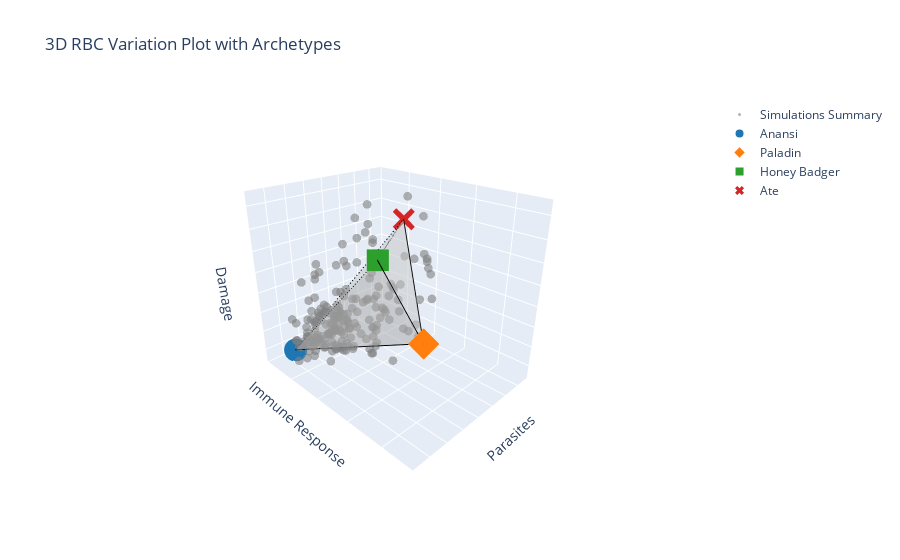

Notebook code for this chart:
### Code cell
# Base scatter of all immune data
fig = go.Figure()
markers_plotly = ['circle','diamond','square','x']
fig.add_trace(go.Scatter3d(
    x=df_rbc['I.zscore'],
    y=df_rbc['M.zscore'],
    z=df_rbc['D.zscore'],
    mode='markers',
    marker=dict(size=3, color='grey', opacity=0.6),
    name='Simulations Summary'
))
names = ['Anansi','Paladin','Honey Badger','Ate']
# Add archetype points
for arc, c, m, s,n in zip([arc1_r, arc2_r, arc3_r, arc4_r], colors_hex_m, markers_plotly, sizes,names):
    fig.add_trace(go.Scatter3d(
        x=[arc[2]],
        y=[arc[0]],
        z=[arc[1]],
        mode='markers',
        marker=dict( color=c, symbol=m),
        name=f"{n}"
    ))

# Create mesh triangles (Plotly uses i, j, k for triangle faces)
vertices = np.array([
    [arc1_r[2], arc1_r[0], arc1_r[1]],
    [arc2_r[2], arc2_r[0], arc2_r[1]],
    [arc3_r[2], arc3_r[0], arc3_r[1]],
    [arc4_r[2], arc4_r[0], arc4_r[1]]
])
x, y, z = vertices[:, 0], vertices[:, 1], vertices[:, 2]

# Indices for triangle faces
faces = [
    [0, 1, 2],
    [0, 1, 3],
    [1, 2, 3],
    [0, 0, 3]
]

i, j, k = zip(*faces)

fig.add_trace(go.Mesh3d(
    x=x, y=y, z=z,
    i=i, j=j, k=k,
    color='lightgrey',
    opacity=0.3,
    name='Archetype Volume',
    flatshading=True,
    showscale=False
))

# Add connecting lines (manually, as in matplotlib `plot`)
def add_line(p1, p2, dashed=False):
    fig.add_trace(go.Scatter3d(
        x=[p1[2], p2[2]],
        y=[p1[0], p2[0]],
        z=[p1[1], p2[1]],
        mode='lines',
        line=dict(color='black', width=2, dash='dash' if dashed else 'solid'),
        showlegend=False
    ))

add_line(arc1_r, arc2_r)
add_line(arc2_r, arc3_r)
add_line(arc1_r, arc3_r, dashed=True)
add_line(arc1_r, arc4_r, dashed=True)
add_line(arc3_r, arc4_r, dashed=True)
add_line(arc2_r, arc4_r)

# Set axis limits
z_values = np.concatenate([df_rbc['D.zscore'], [arc[1] for arc in [arc1_r, arc2_r, arc3_r, arc4_r]]])
fig.update_layout(
    scene=dict(
        xaxis=dict(title='Immune Response', showticklabels=False, showbackground=True),
        yaxis=dict(title='Parasites', showticklabels=False, showbackground=True),
        zaxis=dict(title='Damage', showticklabels=False, showbackground=True),
        camera=dict(eye=dict(x=1.5, y=-1.5, z=1), up=dict(x=0, y=0, z=1))
    ),
    #margin=dict(l=0, r=0, b=0, t=30),
    title='3D RBC Variation Plot with Archetypes'
)

fig.write_html('rbc_3D_plot.html')
fig.show()

### Figure 1 — Plotly figure (JSON) as saved in the notebook; plotly's stock layout.template omitted (floating-point values rounded to 4 significant figures; data arrays with more than 128 entries replaced by an {"elided": "..."} marker saying what was removed)
{"data": [{"marker": {"color": "grey", "opacity": 0.6, "size": 3}, "mode": "markers", "name": "Simulations Summary", "type": "scatter3d", "x": {"elided": "195 float values"}, "y": {"elided": "195 float values"}, "z": {"elided": "195 float values"}}, {"marker": {"color": "#1e76b3", "symbol": "circle"}, "mode": "markers", "name": "Anansi", "type": "scatter3d", "x": [-1.652], "y": [-0.3839], "z": [-1.598]}, {"marker": {"color": "#ff7e0d", "symbol": "diamond"}, "mode": "markers", "name": "Paladin", "type": "scatter3d", "x": [2.642], "y": [-0.6114], "z": [0.5659]}, {"marker": {"color": "#2c9f2c", "symbol": "square"}, "mode": "markers", "name": "Honey Badger", "type": "scatter3d", "x": [1.661], "y": [-0.6803], "z": [1.754]}, {"marker": {"color": "#d52627", "symbol": "x"}, "mode": "markers", "name": "Ate", "type": "scatter3d", "x": [-0.9384], "y": [2.645], "z": [1.199]}, {"color": "lightgrey", "flatshading": true, "i": [0, 0, 1, 0], "j": [1, 1, 2, 0], "k": [2, 3, 3, 3], "name": "Archetype Volume", "opacity": 0.3, "showscale": false, "type": "mesh3d", "x": [-1.652, 2.642, 1.661, -0.9384], "y": [-0.3839, -0.6114, -0.6803, 2.645], "z": [-1.598, 0.5659, 1.754, 1.199]}, {"line": {"color": "black", "dash": "solid", "width": 2}, "mode": "lines", "showlegend": false, "type": "scatter3d", "x": [-1.652, 2.642], "y": [-0.3839, -0.6114], "z": [-1.598, 0.5659]}, {"line": {"color": "black", "dash": "solid", "width": 2}, "mode": "lines", "showlegend": false, "type": "scatter3d", "x": [2.642, 1.661], "y": [-0.6114, -0.6803], "z": [0.5659, 1.754]}, {"line": {"color": "black", "dash": "dash", "width": 2}, "mode": "lines", "showlegend": false, "type": "scatter3d", "x": [-1.652, 1.661], "y": [-0.3839, -0.6803], "z": [-1.598, 1.754]}, {"line": {"color": "black", "dash": "dash", "width": 2}, "mode": "lines", "showlegend": false, "type": "scatter3d", "x": [-1.652, -0.9384], "y": [-0.3839, 2.645], "z": [-1.598, 1.199]}, {"line": {"color": "black", "dash": "dash", "width": 2}, "mode": "lines", "showlegend": false, "type": "scatter3d", "x": [1.661, -0.9384], "y": [-0.6803, 2.645], "z": [1.754, 1.199]}, {"line": {"color": "black", "dash": "solid", "width": 2}, "mode": "lines", "showlegend": false, "type": "scatter3d", "x": [2.642, -0.9384], "y": [-0.6114, 2.645], "z": [0.5659, 1.199]}], "layout": {"scene": {"camera": {"eye": {"x": 1.5, "y": -1.5, "z": 1}, "up": {"x": 0, "y": 0, "z": 1}}, "xaxis": {"showbackground": true, "showticklabels": false, "title": {"text": "Immune Response"}}, "yaxis": {"showbackground": true, "showticklabels": false, "title": {"text": "Parasites"}}, "zaxis": {"showbackground": true, "showticklabels": false, "title": {"text": "Damage"}}}, "title": {"text": "3D RBC Variation Plot with Archetypes"}}}
